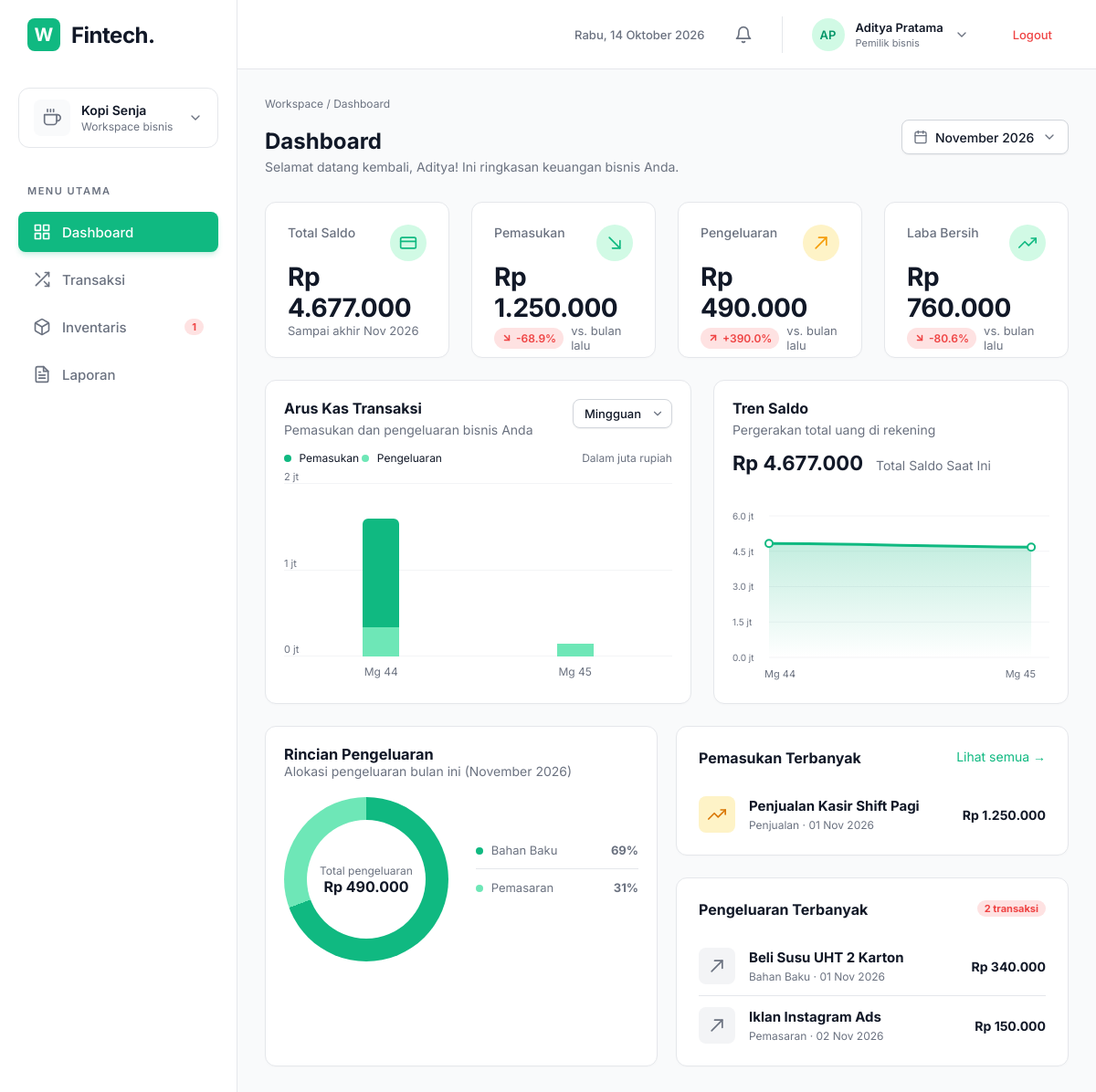
/index.php (signed in), run on the app's committed database.
### tables this page shows
CREATE TABLE `transaksi` (
  `id` int(11) NOT NULL,
  `tanggal` date NOT NULL,
  `trx_id` varchar(20) NOT NULL,
  `deskripsi` varchar(255) NOT NULL,
  `kategori` varchar(50) NOT NULL,
  `tipe` enum('Pemasukan','Pengeluaran') NOT NULL,
  `jumlah` decimal(15,2) NOT NULL
);

### index.php (the view, shortened to what the rows shown need)
<?php include 'koneksi.php';
$q_months = $conn->query("SELECT DISTINCT DATE_FORMAT(tanggal, '%Y-%m') as value, DATE_FORMAT(tanggal, '%M %Y') as label FROM transaksi ORDER BY tanggal DESC");
$available_months = [];
while ($row = $q_months->fetch_assoc()) {
    $available_months[] = $row;
}
$filter_bulan = isset($_GET['filter_bulan']) ? $_GET['filter_bulan'] : '';
if ($filter_bulan == '' && count($available_months) > 0) {
    $filter_bulan = $available_months[0]['value'];
}
if ($filter_bulan != '') {
    $active_y = substr($filter_bulan, 0, 4);
    $active_m = substr($filter_bulan, 5, 2);
} else {
    $active_y = date('Y');
    $active_m = date('m');
}
$prev_date = date('Y-m-d', strtotime($active_y . '-' . $active_m . '-01 -1 month'));
$prev_y = date('Y', strtotime($prev_date));
$prev_m = date('m', strtotime($prev_date));
$last_day_active = date('Y-m-t', strtotime($active_y . '-' . $active_m . '-01'));
$q_summary = $conn->query("
    SELECT
        -- Total Saldo: Semua uang masuk & keluar HINGGA akhir bulan yang difilter
        SUM(CASE WHEN tanggal <= '$last_day_active' THEN
            (CASE WHEN tipe = 'Pemasukan' THEN jumlah ELSE -jumlah END)
        ELSE 0 END) as total_saldo,
        -- Bulan Aktif
        SUM(CASE WHEN tipe = 'Pemasukan' AND MONTH(tanggal) = '$active_m' AND YEAR(tanggal) = '$active_y' THEN jumlah ELSE 0 END) as pem_bulan_ini,
        SUM(CASE WHEN tipe = 'Pengeluaran' AND MONTH(tanggal) = '$active_m' AND YEAR(tanggal) = '$active_y' THEN jumlah ELSE 0 END) as peng_bulan_ini,
        -- Bulan Sebelumnya (Untuk Hitung Persentase Tren)
        SUM(CASE WHEN tipe = 'Pemasukan' AND MONTH(tanggal) = '$prev_m' AND YEAR(tanggal) = '$prev_y' THEN jumlah ELSE 0 END) as pem_bulan_lalu,
        SUM(CASE WHEN tipe = 'Pengeluaran' AND MONTH(tanggal) = '$prev_m' AND YEAR(tanggal) = '$prev_y' THEN jumlah ELSE 0 END) as peng_bulan_lalu
    FROM transaksi
");
$summary = $q_summary->fetch_assoc();
$total_saldo = $summary['total_saldo'] != null ? $summary['total_saldo'] : 0;
$pem_bulan_ini = $summary['pem_bulan_ini'] != null ? $summary['pem_bulan_ini'] : 0;
$peng_bulan_ini = $summary['peng_bulan_ini'] != null ? $summary['peng_bulan_ini'] : 0;
$laba_bulan_ini = $pem_bulan_ini - $peng_bulan_ini;
$q_top_masuk = $conn->query("SELECT * FROM transaksi WHERE tipe='Pemasukan' AND MONTH(tanggal) = '$active_m' AND YEAR(tanggal) = '$active_y' ORDER BY jumlah DESC LIMIT 2");
$q_top_keluar = $conn->query("SELECT * FROM transaksi WHERE tipe='Pengeluaran' AND MONTH(tanggal) = '$active_m' AND YEAR(tanggal) = '$active_y' ORDER BY jumlah DESC LIMIT 2");
?>
<!DOCTYPE html>
<html lang="id">
<head>
    <link rel="stylesheet" href="style.css?v=<?= time(); ?>">
    <link href="https://cdn.jsdelivr.net/npm/remixicon@4.9.0/fonts/remixicon.css"rel="stylesheet"
/>
</head>
<body>
    <div class="app-layout">
        <?php include 'sidebar.php'; ?>
        <main class="main-content">
            <div class="content-body">
                <div class="page-header">
                    <h1>Dashboard</h1>
                </div>
                <div class="dashboard-cards">
                    <div class="card summary-card">
                        <h2><?= formatRupiah($total_saldo) ?></h2>
                    </div>
                    <div class="card summary-card">
                        <h2><?= formatRupiah($pem_bulan_ini) ?></h2>
                    </div>
                    <div class="card summary-card">
                        <h2><?= formatRupiah($peng_bulan_ini) ?></h2>
                    </div>
                    <div class="card summary-card">
                        <h2><?= formatRupiah($laba_bulan_ini) ?></h2>
                    </div>
                </div>
                <div class="charts-grid">
                    <div class="card chart-card">
                        <div class="saldo-amount"><h2><?= formatRupiah($total_saldo) ?></h2> <span class="text-muted">Total Saldo Saat Ini</span></div>
                    </div>
                </div>
                <div class="bottom-grid">
                    <div class="right-lists">
                        <div class="card card-list-wrapper">
                            <?php
                            while($p = $q_top_masuk->fetch_assoc()) {
                                $dateStr = date('d M Y', strtotime($p['tanggal']));
                            ?>
                            <div class="list-item">
                                <div class="item-icon bg-light-yellow">
                                    <svg width="20" height="20" viewBox="0 0 24 24" fill="none" stroke="currentColor" stroke-width="2" stroke-linecap="round" stroke-linejoin="round" class="text-yellow-dark"><polyline points="23 6 13.5 15.5 8.5 10.5 1 18"></polyline><polyline points="17 6 23 6 23 12"></polyline></svg>
                                </div>
                                <div class="item-info">
                                    <strong><?= htmlspecialchars($p['deskripsi']) ?></strong>
                                    <span class="text-muted"><?= htmlspecialchars($p['kategori']) ?> &middot; <?= $dateStr ?></span>
                                </div>
                                <div class="item-value"><strong class="text-main">Rp <?= number_format($p['jumlah'], 0, ',', '.') ?></strong></div>
                            </div>
                            <?php } ?>
                        </div>
                        <div class="card card-list-wrapper" style="margin-top: 24px;">
                            <?php
                            while($t = $q_top_keluar->fetch_assoc()) {
                                $dateStr = date('d M Y', strtotime($t['tanggal']));
                            ?>
                            <div class="list-item">
                                <div class="item-icon bg-light-gray">
                                    <svg width="20" height="20" viewBox="0 0 24 24" fill="none" stroke="currentColor" stroke-width="2" stroke-linecap="round" stroke-linejoin="round" class="text-muted"><line x1="5" y1="19" x2="19" y2="5"></line><polyline points="9 5 19 5 19 15"></polyline></svg>
                                </div>
                                <div class="item-info">
                                    <strong><?= htmlspecialchars($t['deskripsi']) ?></strong>
                                    <span class="text-muted"><?= htmlspecialchars($t['kategori']) ?> &middot; <?= $dateStr ?></span>
                                </div>
                                <div class="item-value"><strong class="text-main">Rp <?= number_format($t['jumlah'], 0, ',', '.') ?></strong></div>
                            </div>
                            <?php } ?>
                        </div>
                    </div>
                </div>
            </div>
        </main>
    </div>
</body>
</html>

### data on the page
transaksi: deskripsi "Penjualan Kasir Shift Pagi", kategori "Penjualan", tanggal "01 Nov 2026", jumlah "1.250.000"
transaksi: deskripsi "Beli Susu UHT 2 Karton", kategori "Bahan Baku", tanggal "01 Nov 2026", jumlah "340.000"
transaksi: deskripsi "Iklan Instagram Ads", kategori "Pemasaran", tanggal "02 Nov 2026", jumlah "150.000"

### other printed values
$low_stock_count "1"
$_SESSION['nama_lengkap'] "Aditya Pratama"
formatRupiah($total_saldo) "Rp 4.677.000"
date('M Y', strtotime($last_day_active)) "Nov 2026"
formatRupiah($pem_bulan_ini) "Rp 1.250.000"
$sign "- + -"
$format_persen "68.9% 390.0% 80.6%"
formatRupiah($peng_bulan_ini) "Rp 490.000"
formatRupiah($laba_bulan_ini) "Rp 760.000"
$arr_label[$i] "Mg 44"
$arr_label[$i] "Mg 45"
date('F Y', strtotime($filter_bulan."-01")) "November 2026"
formatRupiah($tot_pengeluaran_chart) "Rp 490.000"
$d['kategori'] "Bahan Baku"
$pct "69"
